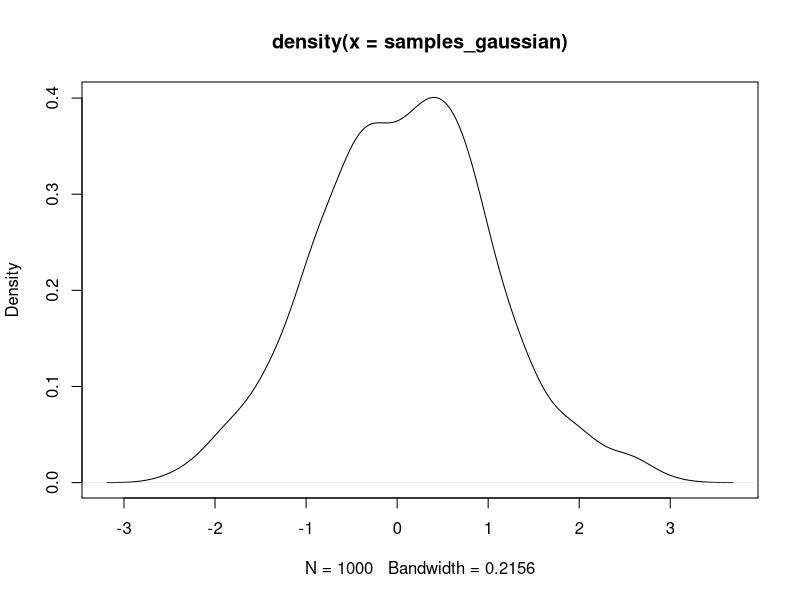
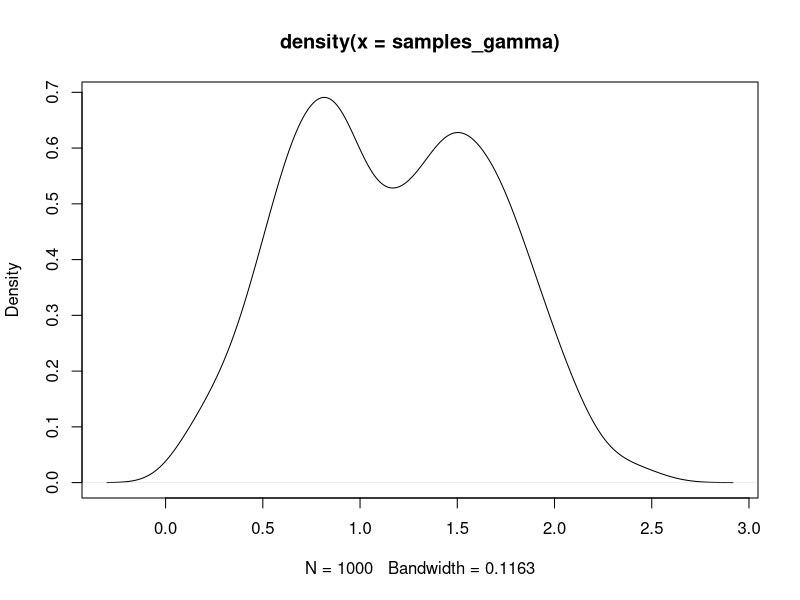
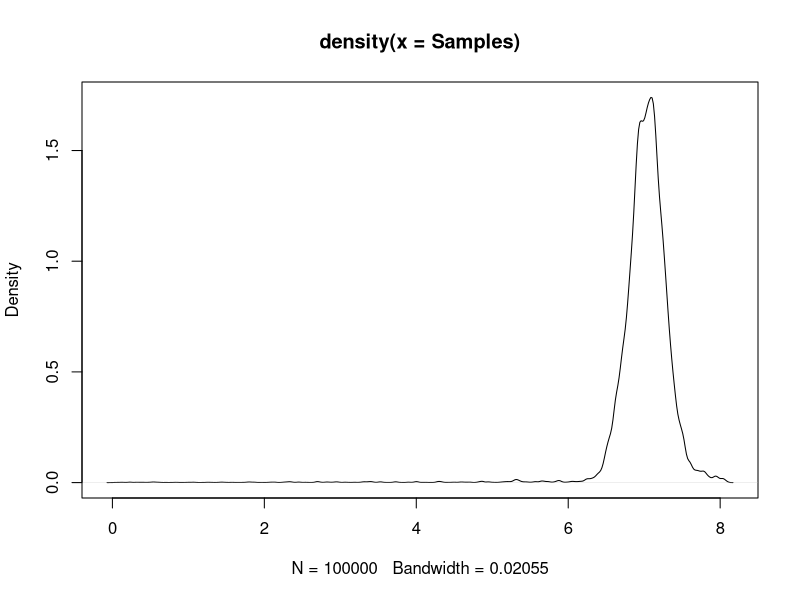
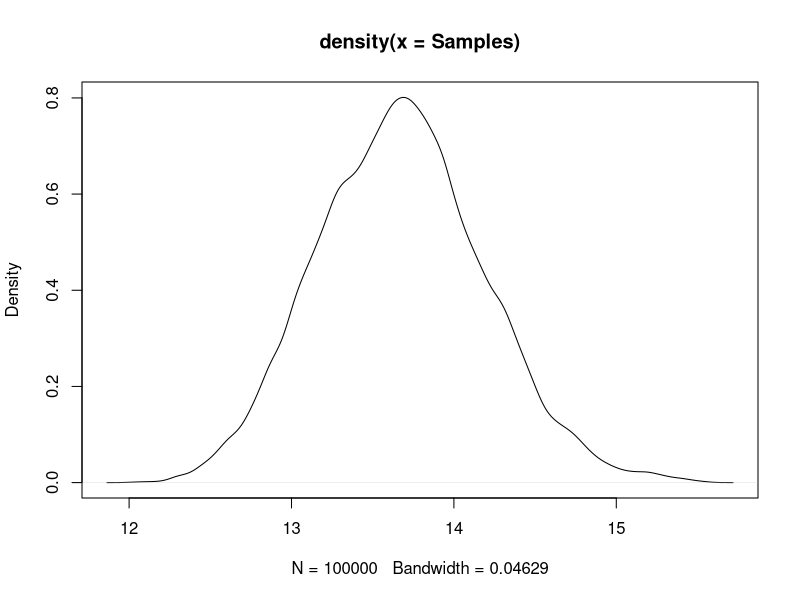

Reproduce these figures in R, in order.
# Function to generate samples using Unadjusted Langevin Algorithm for Gaussian target
ula_gaussian <- function(n_samples, epsilon, mean, variance, start) 
{
  samples <- numeric(n_samples)
  x <- start
  for (i in 1:n_samples) 
  {
    x = rnorm(1, mean= x - epsilon*(x-mean)/variance, sd = sqrt(2 * epsilon))
    samples[i] <- x
  }
  return(samples)
}

# Function to generate samples using Unadjusted Langevin Algorithm for Gamma target
ula_gamma <- function(n_samples, epsilon, shape, rate) 
{
  samples <- numeric(n_samples)
  x <- rgamma(1, shape = shape, rate= rate)
  for (i in 1:n_samples)
  {
    x = rnorm(1, mean = x + epsilon * ((shape-1)/x - rate), sd = sqrt(2 * epsilon))
    samples[i] <- x
  }
  return(samples)
}


search <- function(Weights, a)
{
  i = 1
  j = length(Weights)
  mid = 0
  while(j>i+1)
  {
    mid = as.integer((i+j)/2)
    if(Weights[mid]>a){j=mid}
    else{i = mid}
  }
  return(mid)
}

HPD <- function(alpha, Weights)
{
  m = length(Weights)
  vec <- c(NA,NA)
  curr = 10000000
  j1 = (seq(0,as.integer(alpha*m),by = 1))/m
  j2 = j1 + (1-alpha)
  for(i in 1:length(j1))
  {
    theta1 <- Samples[search(Weights, j1[i])]
    theta2 <- Samples[search(Weights, j2[i])]
    if(curr> (theta2-theta1))
    {
      vec = c(theta1,theta2)
    }
  }
  return(vec)
}


# Example usage for Gaussian target
set.seed(123)
n_samples <- 1000
epsilon <- 0.1
samples_gaussian <- ula_gaussian(n_samples, epsilon,0,1,1)
plot(density(samples_gaussian))


# Example usage for Gamma target
set.seed(1)
n_samples <- 1000
epsilon <- 0.01
shape <- 2
rate <- 1
samples_gamma <- ula_gamma(n_samples, epsilon, shape, rate)
plot(density(samples_gamma))
 

#######################################################################################
#######################################################################################

# Let, in the case of gaussian ULA sampler, we need to find the quantiles for mean of the 
# underlying distribution when population variance known.

# prior mu ~ N(0,100)
mu = 7.5
sd = 1.8
n = 50
Y <- rnorm(n, mean = mu, sd = sd)
posterior_mean <- (sum(Y)/sd^2)/((n/sd^2) + (1/100))
posterior_var <- 1/((n/sd^2) + (1/100))

m = 100000
Samples <- ula_gaussian(m,epsilon = 0.0001,posterior_mean,posterior_var,start = 0.000001)
plot(density(Samples))
Samples <- sort(Samples)
g <- density(Samples)
weights <- vector(length = m)
weights = dnorm(Samples,mean = posterior_mean,sd = sqrt(posterior_var))/(approx(g$x,g$y,xout=Samples)$y)
weights = weights/sum(weights)
Weights = cumsum(weights)


HPD(0.05,Weights)
qnorm(c(0.25,0.975),mean = posterior_mean,sd = sqrt(posterior_var))

#########################################################################################
#########################################################################################


## Now Let try this approach for poison distribution.

lambda = 14
n = 50
Y = rpois(n,lambda)

# Prior: Gamma(1,1)
# Posterior: Gamma(sum(Y)+1, n+1)

m = 100000
Samples <- ula_gamma(m,epsilon = 0.001,shape = sum(Y)+1, rate = (n+1))
plot(density(Samples))
Samples <- sort(Samples)
g <- density(Samples)
weights <- vector(length = m)
weights = dgamma(Samples,shape = sum(Y)+1, rate = n+1)/(approx(g$x,g$y,xout=Samples)$y)
weights = weights/sum(weights)
Weights = cumsum(weights)


HPD(0.05,Weights)
qgamma(c(0.025,0.975),shape = sum(Y)+1, rate = n+1)



